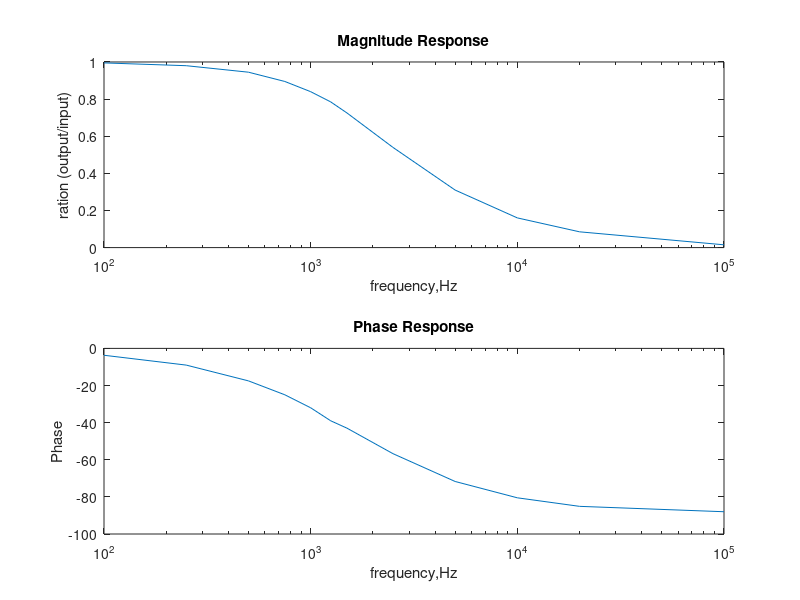

Here is the MATLAB script that generated this plot:
% Lab 1: Scope
% Emmanuel S Akosah
% Ques 2
% 
% data Plotting


%input data
freq = [100,250,500,750,1000,1250,1500,2500,5000,10000,20000,100000];
ratio = [0.995,0.98,0.945,0.895,0.84,0.785,0.725,0.54,0.31,0.16,0.085,0.015];

phase = [3.7,9,17.5,25,32,39,43,56.7,71.7,80.5,85.1,88.0];
phase= -1 .* phase;


%Plotting
subplot(2,1,1);
semilogx(freq,ratio)
title('Magnitude Response');
xlabel('frequency,Hz')
ylabel('ration (output/input)')


subplot(2,1,2);
semilogx(freq,phase)
title('Phase Response');
xlabel('frequency,Hz')
ylabel('Phase');

%Que 3
% Yes. As frequency approaches zero, the plot( of output/input ratio),
% assymptotically approaches one. As frequency gets high, the plot approaches
% zero.
% On the phase vs frequency plot, very low frequncies lead to a
% phase shift pproaching zero whiles very high frequncies result in a 
% phase shift approaching 90 degrees.